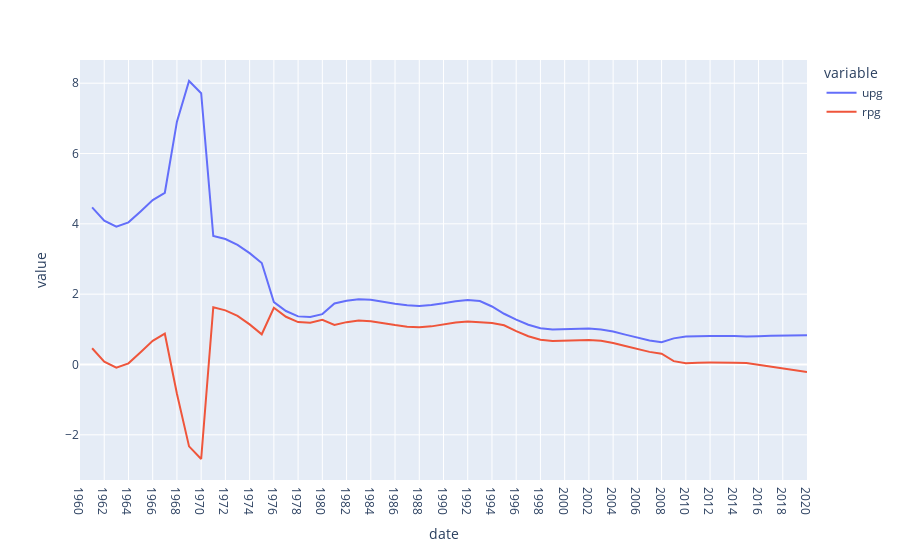

This figure's notebook cell:
### Code cell
fig = px.line(prk_pop_grow, x=prk_pop_grow.index, y=['upg', 'rpg'])
fig['layout']['xaxis']['autorange'] = "reversed"
fig.show()

### Figure 1 — Plotly figure (JSON) as saved in the notebook; plotly's stock layout.template omitted (floating-point values rounded to 4 significant figures)
{"data": [{"hovertemplate": "variable=upg<br>date=%{x}<br>value=%{y}<extra></extra>", "legendgroup": "upg", "line": {"color": "#636efa", "dash": "solid"}, "marker": {"symbol": "circle"}, "mode": "lines", "name": "upg", "orientation": "v", "showlegend": true, "type": "scatter", "x": ["2020", "2019", "2018", "2017", "2016", "2015", "2014", "2013", "2012", "2011", "2010", "2009", "2008", "2007", "2006", "2005", "2004", "2003", "2002", "2001", "2000", "1999", "1998", "1997", "1996", "1995", "1994", "1993", "1992", "1991", "1990", "1989", "1988", "1987", "1986", "1985", "1984", "1983", "1982", "1981", "1980", "1979", "1978", "1977", "1976", "1975", "1974", "1973", "1972", "1971", "1970", "1969", "1968", "1967", "1966", "1965", "1964", "1963", "1962", "1961", "1960"], "xaxis": "x", "y": [0.8347, 0.8341, 0.8276, 0.8177, 0.8066, 0.7943, 0.8083, 0.8142, 0.8128, 0.8038, 0.794, 0.7429, 0.6323, 0.6835, 0.7605, 0.8502, 0.9375, 0.9968, 1.021, 1.018, 0.9969, 0.9935, 1.031, 1.132, 1.276, 1.443, 1.649, 1.807, 1.833, 1.797, 1.74, 1.692, 1.667, 1.682, 1.727, 1.791, 1.842, 1.854, 1.813, 1.733, 1.433, 1.353, 1.368, 1.521, 1.776, 2.885, 3.166, 3.404, 3.567, 3.654, 7.714, 8.062, 6.906, 4.883, 4.677, 4.353, 4.043, 3.918, 4.09, 4.468, null], "yaxis": "y"}, {"hovertemplate": "variable=rpg<br>date=%{x}<br>value=%{y}<extra></extra>", "legendgroup": "rpg", "line": {"color": "#EF553B", "dash": "solid"}, "marker": {"symbol": "circle"}, "mode": "lines", "name": "rpg", "orientation": "v", "showlegend": true, "type": "scatter", "x": ["2020", "2019", "2018", "2017", "2016", "2015", "2014", "2013", "2012", "2011", "2010", "2009", "2008", "2007", "2006", "2005", "2004", "2003", "2002", "2001", "2000", "1999", "1998", "1997", "1996", "1995", "1994", "1993", "1992", "1991", "1990", "1989", "1988", "1987", "1986", "1985", "1984", "1983", "1982", "1981", "1980", "1979", "1978", "1977", "1976", "1975", "1974", "1973", "1972", "1971", "1970", "1969", "1968", "1967", "1966", "1965", "1964", "1963", "1962", "1961", "1960"], "xaxis": "x", "y": [-0.2165, -0.1635, -0.1084, -0.0572, -0.01174, 0.04053, 0.05168, 0.05874, 0.05445, 0.05076, 0.03379, 0.09639, 0.3073, 0.3587, 0.4317, 0.5259, 0.6091, 0.6728, 0.6934, 0.6905, 0.6736, 0.6662, 0.7044, 0.8049, 0.9492, 1.116, 1.182, 1.2, 1.223, 1.192, 1.131, 1.084, 1.059, 1.075, 1.12, 1.181, 1.233, 1.249, 1.205, 1.126, 1.27, 1.19, 1.205, 1.358, 1.613, 0.8589, 1.142, 1.384, 1.539, 1.63, -2.688, -2.328, -0.8304, 0.8764, 0.6733, 0.3503, 0.03356, -0.08935, 0.08235, 0.4609, null], "yaxis": "y"}], "layout": {"legend": {"title": {"text": "variable"}, "tracegroupgap": 0}, "margin": {"t": 60}, "xaxis": {"anchor": "y", "autorange": "reversed", "domain": [0, 1], "title": {"text": "date"}}, "yaxis": {"anchor": "x", "domain": [0, 1], "title": {"text": "value"}}}}
